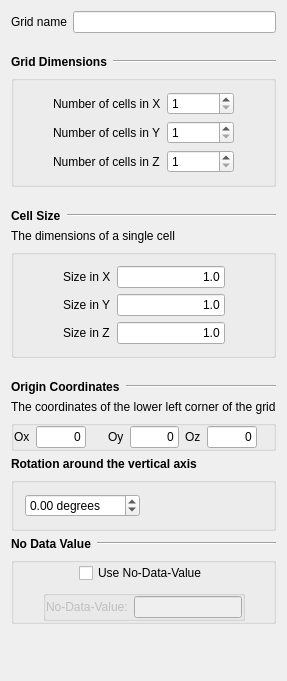
<?xml version="1.0" encoding="UTF-8"?>
<ui version="4.0">
 <class>CsvGridImport</class>
 <widget class="QWidget" name="CsvGridImport">
  <property name="geometry">
   <rect>
    <x>0</x>
    <y>0</y>
    <width>285</width>
    <height>681</height>
   </rect>
  </property>
  <property name="windowTitle">
   <string>Grid Characteristics</string>
  </property>
  <layout class="QVBoxLayout" name="verticalLayout">
   <item>
    <layout class="QHBoxLayout">
     <property name="spacing">
      <number>6</number>
     </property>
     <property name="margin">
      <number>0</number>
     </property>
     <item>
      <widget class="QLabel" name="TextLabel4_4">
       <property name="sizePolicy">
        <sizepolicy hsizetype="Fixed" vsizetype="Preferred">
         <horstretch>0</horstretch>
         <verstretch>0</verstretch>
        </sizepolicy>
       </property>
       <property name="text">
        <string>Grid name</string>
       </property>
       <property name="wordWrap">
        <bool>false</bool>
       </property>
      </widget>
     </item>
     <item>
      <widget class="QLineEdit" name="name_">
       <property name="toolTip">
        <string>name of new grid</string>
       </property>
      </widget>
     </item>
    </layout>
   </item>
   <item>
    <spacer name="Spacer6">
     <property name="orientation">
      <enum>Qt::Vertical</enum>
     </property>
     <property name="sizeType">
      <enum>QSizePolicy::Fixed</enum>
     </property>
     <property name="sizeHint" stdset="0">
      <size>
       <width>20</width>
       <height>16</height>
      </size>
     </property>
    </spacer>
   </item>
   <item>
    <layout class="QHBoxLayout">
     <property name="spacing">
      <number>6</number>
     </property>
     <property name="margin">
      <number>0</number>
     </property>
     <item>
      <widget class="QLabel" name="TextLabel1">
       <property name="sizePolicy">
        <sizepolicy hsizetype="Fixed" vsizetype="Fixed">
         <horstretch>0</horstretch>
         <verstretch>0</verstretch>
        </sizepolicy>
       </property>
       <property name="font">
        <font>
         <weight>75</weight>
         <bold>true</bold>
        </font>
       </property>
       <property name="text">
        <string>Grid Dimensions</string>
       </property>
       <property name="wordWrap">
        <bool>false</bool>
       </property>
      </widget>
     </item>
     <item>
      <widget class="Line" name="Line1">
       <property name="sizePolicy">
        <sizepolicy hsizetype="Expanding" vsizetype="Fixed">
         <horstretch>0</horstretch>
         <verstretch>0</verstretch>
        </sizepolicy>
       </property>
       <property name="frameShape">
        <enum>QFrame::HLine</enum>
       </property>
       <property name="frameShadow">
        <enum>QFrame::Sunken</enum>
       </property>
      </widget>
     </item>
    </layout>
   </item>
   <item>
    <widget class="QGroupBox" name="GroupBox1">
     <property name="maximumSize">
      <size>
       <width>32767</width>
       <height>120</height>
      </size>
     </property>
     <property name="title">
      <string/>
     </property>
     <layout class="QHBoxLayout">
      <property name="spacing">
       <number>6</number>
      </property>
      <property name="margin">
       <number>11</number>
      </property>
      <item>
       <spacer name="Spacer9">
        <property name="orientation">
         <enum>Qt::Horizontal</enum>
        </property>
        <property name="sizeType">
         <enum>QSizePolicy::Expanding</enum>
        </property>
        <property name="sizeHint" stdset="0">
         <size>
          <width>20</width>
          <height>20</height>
         </size>
        </property>
       </spacer>
      </item>
      <item>
       <layout class="QGridLayout">
        <property name="margin">
         <number>0</number>
        </property>
        <property name="spacing">
         <number>6</number>
        </property>
        <item row="0" column="0">
         <widget class="QLabel" name="TextLabel4">
          <property name="sizePolicy">
           <sizepolicy hsizetype="Fixed" vsizetype="Preferred">
            <horstretch>0</horstretch>
            <verstretch>0</verstretch>
           </sizepolicy>
          </property>
          <property name="text">
           <string>Number of cells in X</string>
          </property>
          <property name="wordWrap">
           <bool>false</bool>
          </property>
         </widget>
        </item>
        <item row="1" column="1">
         <widget class="QSpinBox" name="ny_">
          <property name="sizePolicy">
           <sizepolicy hsizetype="Maximum" vsizetype="Fixed">
            <horstretch>0</horstretch>
            <verstretch>0</verstretch>
           </sizepolicy>
          </property>
          <property name="maximumSize">
           <size>
            <width>80</width>
            <height>32767</height>
           </size>
          </property>
          <property name="minimum">
           <number>1</number>
          </property>
          <property name="maximum">
           <number>1000000000</number>
          </property>
         </widget>
        </item>
        <item row="2" column="1">
         <widget class="QSpinBox" name="nz_">
          <property name="sizePolicy">
           <sizepolicy hsizetype="Maximum" vsizetype="Fixed">
            <horstretch>0</horstretch>
            <verstretch>0</verstretch>
           </sizepolicy>
          </property>
          <property name="maximumSize">
           <size>
            <width>80</width>
            <height>32767</height>
           </size>
          </property>
          <property name="minimum">
           <number>1</number>
          </property>
          <property name="maximum">
           <number>1000000000</number>
          </property>
         </widget>
        </item>
        <item row="1" column="0">
         <widget class="QLabel" name="TextLabel4_2">
          <property name="sizePolicy">
           <sizepolicy hsizetype="Fixed" vsizetype="Preferred">
            <horstretch>0</horstretch>
            <verstretch>0</verstretch>
           </sizepolicy>
          </property>
          <property name="text">
           <string>Number of cells in Y</string>
          </property>
          <property name="wordWrap">
           <bool>false</bool>
          </property>
         </widget>
        </item>
        <item row="0" column="1">
         <widget class="QSpinBox" name="nx_">
          <property name="sizePolicy">
           <sizepolicy hsizetype="Maximum" vsizetype="Fixed">
            <horstretch>0</horstretch>
            <verstretch>0</verstretch>
           </sizepolicy>
          </property>
          <property name="maximumSize">
           <size>
            <width>80</width>
            <height>32767</height>
           </size>
          </property>
          <property name="minimum">
           <number>1</number>
          </property>
          <property name="maximum">
           <number>100000000</number>
          </property>
         </widget>
        </item>
        <item row="2" column="0">
         <widget class="QLabel" name="TextLabel4_3">
          <property name="sizePolicy">
           <sizepolicy hsizetype="Fixed" vsizetype="Preferred">
            <horstretch>0</horstretch>
            <verstretch>0</verstretch>
           </sizepolicy>
          </property>
          <property name="text">
           <string>Number of cells in Z</string>
          </property>
          <property name="wordWrap">
           <bool>false</bool>
          </property>
         </widget>
        </item>
       </layout>
      </item>
      <item>
       <spacer name="Spacer8">
        <property name="orientation">
         <enum>Qt::Horizontal</enum>
        </property>
        <property name="sizeType">
         <enum>QSizePolicy::Expanding</enum>
        </property>
        <property name="sizeHint" stdset="0">
         <size>
          <width>20</width>
          <height>20</height>
         </size>
        </property>
       </spacer>
      </item>
     </layout>
    </widget>
   </item>
   <item>
    <spacer name="Spacer14_2">
     <property name="orientation">
      <enum>Qt::Vertical</enum>
     </property>
     <property name="sizeType">
      <enum>QSizePolicy::Fixed</enum>
     </property>
     <property name="sizeHint" stdset="0">
      <size>
       <width>20</width>
       <height>16</height>
      </size>
     </property>
    </spacer>
   </item>
   <item>
    <layout class="QHBoxLayout">
     <property name="spacing">
      <number>6</number>
     </property>
     <property name="margin">
      <number>0</number>
     </property>
     <item>
      <widget class="QLabel" name="TextLabel1_2">
       <property name="sizePolicy">
        <sizepolicy hsizetype="Fixed" vsizetype="Fixed">
         <horstretch>0</horstretch>
         <verstretch>0</verstretch>
        </sizepolicy>
       </property>
       <property name="font">
        <font>
         <weight>75</weight>
         <bold>true</bold>
        </font>
       </property>
       <property name="text">
        <string>Cell Size</string>
       </property>
       <property name="wordWrap">
        <bool>false</bool>
       </property>
      </widget>
     </item>
     <item>
      <widget class="Line" name="Line1_2">
       <property name="sizePolicy">
        <sizepolicy hsizetype="Minimum" vsizetype="Fixed">
         <horstretch>0</horstretch>
         <verstretch>0</verstretch>
        </sizepolicy>
       </property>
       <property name="frameShape">
        <enum>QFrame::HLine</enum>
       </property>
       <property name="frameShadow">
        <enum>QFrame::Sunken</enum>
       </property>
      </widget>
     </item>
    </layout>
   </item>
   <item>
    <widget class="QLabel" name="TextLabel2_2">
     <property name="text">
      <string>The dimensions of a single cell</string>
     </property>
     <property name="wordWrap">
      <bool>false</bool>
     </property>
    </widget>
   </item>
   <item>
    <widget class="QGroupBox" name="GroupBox1_2">
     <property name="maximumSize">
      <size>
       <width>32767</width>
       <height>120</height>
      </size>
     </property>
     <property name="title">
      <string/>
     </property>
     <layout class="QHBoxLayout">
      <property name="spacing">
       <number>6</number>
      </property>
      <property name="margin">
       <number>11</number>
      </property>
      <item>
       <spacer name="Spacer9_2">
        <property name="orientation">
         <enum>Qt::Horizontal</enum>
        </property>
        <property name="sizeType">
         <enum>QSizePolicy::Expanding</enum>
        </property>
        <property name="sizeHint" stdset="0">
         <size>
          <width>20</width>
          <height>20</height>
         </size>
        </property>
       </spacer>
      </item>
      <item>
       <layout class="QGridLayout">
        <property name="margin">
         <number>0</number>
        </property>
        <property name="spacing">
         <number>6</number>
        </property>
        <item row="0" column="1">
         <widget class="QLineEdit" name="x_size_">
          <property name="text">
           <string>1.0</string>
          </property>
          <property name="alignment">
           <set>Qt::AlignRight</set>
          </property>
         </widget>
        </item>
        <item row="1" column="1">
         <widget class="QLineEdit" name="y_size_">
          <property name="text">
           <string>1.0</string>
          </property>
          <property name="alignment">
           <set>Qt::AlignRight</set>
          </property>
         </widget>
        </item>
        <item row="2" column="1">
         <widget class="QLineEdit" name="z_size_">
          <property name="text">
           <string>1.0</string>
          </property>
          <property name="alignment">
           <set>Qt::AlignRight</set>
          </property>
         </widget>
        </item>
        <item row="0" column="0">
         <widget class="QLabel" name="TextLabel4_5">
          <property name="sizePolicy">
           <sizepolicy hsizetype="Fixed" vsizetype="Preferred">
            <horstretch>0</horstretch>
            <verstretch>0</verstretch>
           </sizepolicy>
          </property>
          <property name="text">
           <string>Size in X</string>
          </property>
          <property name="wordWrap">
           <bool>false</bool>
          </property>
         </widget>
        </item>
        <item row="1" column="0">
         <widget class="QLabel" name="TextLabel4_2_2">
          <property name="sizePolicy">
           <sizepolicy hsizetype="Fixed" vsizetype="Preferred">
            <horstretch>0</horstretch>
            <verstretch>0</verstretch>
           </sizepolicy>
          </property>
          <property name="text">
           <string>Size in Y</string>
          </property>
          <property name="wordWrap">
           <bool>false</bool>
          </property>
         </widget>
        </item>
        <item row="2" column="0">
         <widget class="QLabel" name="TextLabel4_3_2">
          <property name="sizePolicy">
           <sizepolicy hsizetype="Fixed" vsizetype="Preferred">
            <horstretch>0</horstretch>
            <verstretch>0</verstretch>
           </sizepolicy>
          </property>
          <property name="text">
           <string>Size in Z</string>
          </property>
          <property name="wordWrap">
           <bool>false</bool>
          </property>
         </widget>
        </item>
       </layout>
      </item>
      <item>
       <spacer name="Spacer8_2">
        <property name="orientation">
         <enum>Qt::Horizontal</enum>
        </property>
        <property name="sizeType">
         <enum>QSizePolicy::Expanding</enum>
        </property>
        <property name="sizeHint" stdset="0">
         <size>
          <width>20</width>
          <height>20</height>
         </size>
        </property>
       </spacer>
      </item>
     </layout>
    </widget>
   </item>
   <item>
    <spacer name="Spacer14">
     <property name="orientation">
      <enum>Qt::Vertical</enum>
     </property>
     <property name="sizeType">
      <enum>QSizePolicy::Fixed</enum>
     </property>
     <property name="sizeHint" stdset="0">
      <size>
       <width>20</width>
       <height>16</height>
      </size>
     </property>
    </spacer>
   </item>
   <item>
    <layout class="QHBoxLayout">
     <property name="spacing">
      <number>6</number>
     </property>
     <property name="margin">
      <number>0</number>
     </property>
     <item>
      <widget class="QLabel" name="TextLabel1_2_2">
       <property name="sizePolicy">
        <sizepolicy hsizetype="Fixed" vsizetype="Fixed">
         <horstretch>0</horstretch>
         <verstretch>0</verstretch>
        </sizepolicy>
       </property>
       <property name="font">
        <font>
         <weight>75</weight>
         <bold>true</bold>
        </font>
       </property>
       <property name="text">
        <string>Origin Coordinates</string>
       </property>
       <property name="wordWrap">
        <bool>false</bool>
       </property>
      </widget>
     </item>
     <item>
      <widget class="Line" name="Line1_2_2">
       <property name="sizePolicy">
        <sizepolicy hsizetype="Minimum" vsizetype="Fixed">
         <horstretch>0</horstretch>
         <verstretch>0</verstretch>
        </sizepolicy>
       </property>
       <property name="frameShape">
        <enum>QFrame::HLine</enum>
       </property>
       <property name="frameShadow">
        <enum>QFrame::Sunken</enum>
       </property>
      </widget>
     </item>
    </layout>
   </item>
   <item>
    <widget class="QLabel" name="TextLabel2">
     <property name="text">
      <string>The coordinates of the lower left corner of the grid</string>
     </property>
     <property name="wordWrap">
      <bool>false</bool>
     </property>
    </widget>
   </item>
   <item>
    <widget class="QGroupBox" name="GroupBox1_2_2">
     <property name="maximumSize">
      <size>
       <width>32767</width>
       <height>120</height>
      </size>
     </property>
     <property name="title">
      <string/>
     </property>
     <layout class="QGridLayout">
      <property name="margin">
       <number>0</number>
      </property>
      <item row="0" column="1">
       <widget class="QLineEdit" name="xmn_">
        <property name="text">
         <string>0</string>
        </property>
        <property name="alignment">
         <set>Qt::AlignRight</set>
        </property>
       </widget>
      </item>
      <item row="0" column="2">
       <spacer name="Spacer10_2">
        <property name="orientation">
         <enum>Qt::Horizontal</enum>
        </property>
        <property name="sizeType">
         <enum>QSizePolicy::Fixed</enum>
        </property>
        <property name="sizeHint" stdset="0">
         <size>
          <width>16</width>
          <height>21</height>
         </size>
        </property>
       </spacer>
      </item>
      <item row="0" column="3">
       <widget class="QLabel" name="TextLabel4_5_2_2">
        <property name="sizePolicy">
         <sizepolicy hsizetype="Fixed" vsizetype="Preferred">
          <horstretch>0</horstretch>
          <verstretch>0</verstretch>
         </sizepolicy>
        </property>
        <property name="text">
         <string>Oy</string>
        </property>
        <property name="wordWrap">
         <bool>false</bool>
        </property>
       </widget>
      </item>
      <item row="0" column="4">
       <widget class="QLineEdit" name="ymn_">
        <property name="text">
         <string>0</string>
        </property>
        <property name="alignment">
         <set>Qt::AlignRight</set>
        </property>
       </widget>
      </item>
      <item row="0" column="5">
       <widget class="QLabel" name="TextLabel4_5_2_2_2">
        <property name="sizePolicy">
         <sizepolicy hsizetype="Fixed" vsizetype="Preferred">
          <horstretch>0</horstretch>
          <verstretch>0</verstretch>
         </sizepolicy>
        </property>
        <property name="text">
         <string>Oz</string>
        </property>
        <property name="wordWrap">
         <bool>false</bool>
        </property>
       </widget>
      </item>
      <item row="0" column="6">
       <widget class="QLineEdit" name="zmn_">
        <property name="text">
         <string>0</string>
        </property>
        <property name="alignment">
         <set>Qt::AlignRight</set>
        </property>
       </widget>
      </item>
      <item row="0" column="7">
       <spacer name="Spacer10_2_2">
        <property name="orientation">
         <enum>Qt::Horizontal</enum>
        </property>
        <property name="sizeType">
         <enum>QSizePolicy::Fixed</enum>
        </property>
        <property name="sizeHint" stdset="0">
         <size>
          <width>16</width>
          <height>20</height>
         </size>
        </property>
       </spacer>
      </item>
      <item row="0" column="0">
       <widget class="QLabel" name="TextLabel4_5_2">
        <property name="sizePolicy">
         <sizepolicy hsizetype="Fixed" vsizetype="Preferred">
          <horstretch>0</horstretch>
          <verstretch>0</verstretch>
         </sizepolicy>
        </property>
        <property name="text">
         <string>Ox</string>
        </property>
        <property name="wordWrap">
         <bool>false</bool>
        </property>
       </widget>
      </item>
     </layout>
    </widget>
   </item>
   <item>
    <widget class="QLabel" name="TextLabel1_2_3">
     <property name="sizePolicy">
      <sizepolicy hsizetype="Fixed" vsizetype="Fixed">
       <horstretch>0</horstretch>
       <verstretch>0</verstretch>
      </sizepolicy>
     </property>
     <property name="font">
      <font>
       <weight>75</weight>
       <bold>true</bold>
      </font>
     </property>
     <property name="text">
      <string>Rotation around the vertical axis</string>
     </property>
     <property name="wordWrap">
      <bool>false</bool>
     </property>
    </widget>
   </item>
   <item>
    <widget class="QGroupBox" name="groupBox">
     <property name="title">
      <string/>
     </property>
     <layout class="QHBoxLayout" name="horizontalLayout">
      <item>
       <spacer name="horizontalSpacer_2">
        <property name="orientation">
         <enum>Qt::Horizontal</enum>
        </property>
        <property name="sizeHint" stdset="0">
         <size>
          <width>44</width>
          <height>20</height>
         </size>
        </property>
       </spacer>
      </item>
      <item>
       <widget class="QDoubleSpinBox" name="rotation_z_angle_">
        <property name="suffix">
         <string> degrees</string>
        </property>
        <property name="minimum">
         <double>-180.000000000000000</double>
        </property>
        <property name="maximum">
         <double>180.000000000000000</double>
        </property>
       </widget>
      </item>
      <item>
       <spacer name="horizontalSpacer">
        <property name="orientation">
         <enum>Qt::Horizontal</enum>
        </property>
        <property name="sizeHint" stdset="0">
         <size>
          <width>168</width>
          <height>20</height>
         </size>
        </property>
       </spacer>
      </item>
     </layout>
    </widget>
   </item>
   <item>
    <layout class="QHBoxLayout">
     <property name="spacing">
      <number>6</number>
     </property>
     <property name="margin">
      <number>0</number>
     </property>
     <item>
      <widget class="QLabel" name="TextLabel1_2_2_2_2">
       <property name="sizePolicy">
        <sizepolicy hsizetype="Fixed" vsizetype="Fixed">
         <horstretch>0</horstretch>
         <verstretch>0</verstretch>
        </sizepolicy>
       </property>
       <property name="font">
        <font>
         <weight>75</weight>
         <bold>true</bold>
        </font>
       </property>
       <property name="text">
        <string>No Data Value</string>
       </property>
       <property name="wordWrap">
        <bool>false</bool>
       </property>
      </widget>
     </item>
     <item>
      <widget class="Line" name="Line1_2_2_2_2">
       <property name="sizePolicy">
        <sizepolicy hsizetype="Minimum" vsizetype="Fixed">
         <horstretch>0</horstretch>
         <verstretch>0</verstretch>
        </sizepolicy>
       </property>
       <property name="frameShape">
        <enum>QFrame::HLine</enum>
       </property>
       <property name="frameShadow">
        <enum>QFrame::Sunken</enum>
       </property>
      </widget>
     </item>
    </layout>
   </item>
   <item>
    <widget class="QGroupBox" name="groupBox5">
     <property name="title">
      <string/>
     </property>
     <layout class="QVBoxLayout">
      <property name="margin">
       <number>0</number>
      </property>
      <item>
       <layout class="QHBoxLayout">
        <property name="margin">
         <number>0</number>
        </property>
        <item>
         <spacer name="spacer24">
          <property name="orientation">
           <enum>Qt::Horizontal</enum>
          </property>
          <property name="sizeType">
           <enum>QSizePolicy::Expanding</enum>
          </property>
          <property name="sizeHint" stdset="0">
           <size>
            <width>31</width>
            <height>21</height>
           </size>
          </property>
         </spacer>
        </item>
        <item>
         <widget class="QCheckBox" name="use_no_data_value_">
          <property name="text">
           <string>Use No-Data-Value</string>
          </property>
         </widget>
        </item>
        <item>
         <spacer name="spacer25">
          <property name="orientation">
           <enum>Qt::Horizontal</enum>
          </property>
          <property name="sizeType">
           <enum>QSizePolicy::Expanding</enum>
          </property>
          <property name="sizeHint" stdset="0">
           <size>
            <width>31</width>
            <height>20</height>
           </size>
          </property>
         </spacer>
        </item>
       </layout>
      </item>
      <item>
       <layout class="QHBoxLayout">
        <property name="margin">
         <number>0</number>
        </property>
        <item>
         <spacer name="spacer23">
          <property name="orientation">
           <enum>Qt::Horizontal</enum>
          </property>
          <property name="sizeType">
           <enum>QSizePolicy::Expanding</enum>
          </property>
          <property name="sizeHint" stdset="0">
           <size>
            <width>22</width>
            <height>21</height>
           </size>
          </property>
         </spacer>
        </item>
        <item>
         <widget class="QGroupBox" name="NoDataValueBox">
          <property name="enabled">
           <bool>false</bool>
          </property>
          <property name="title">
           <string/>
          </property>
          <layout class="QHBoxLayout">
           <property name="margin">
            <number>0</number>
           </property>
           <item>
            <widget class="QLabel" name="textLabel1">
             <property name="text">
              <string>No-Data-Value:</string>
             </property>
             <property name="wordWrap">
              <bool>false</bool>
             </property>
            </widget>
           </item>
           <item>
            <widget class="QLineEdit" name="no_data_value_edit_"/>
           </item>
          </layout>
         </widget>
        </item>
        <item>
         <spacer name="spacer22">
          <property name="orientation">
           <enum>Qt::Horizontal</enum>
          </property>
          <property name="sizeType">
           <enum>QSizePolicy::Expanding</enum>
          </property>
          <property name="sizeHint" stdset="0">
           <size>
            <width>22</width>
            <height>21</height>
           </size>
          </property>
         </spacer>
        </item>
       </layout>
      </item>
     </layout>
    </widget>
   </item>
   <item>
    <spacer name="verticalSpacer">
     <property name="orientation">
      <enum>Qt::Vertical</enum>
     </property>
     <property name="sizeHint" stdset="0">
      <size>
       <width>20</width>
       <height>81</height>
      </size>
     </property>
    </spacer>
   </item>
  </layout>
 </widget>
 <layoutdefault spacing="6" margin="11"/>
 <pixmapfunction>qPixmapFromMimeSource</pixmapfunction>
 <tabstops>
  <tabstop>name_</tabstop>
  <tabstop>nx_</tabstop>
  <tabstop>ny_</tabstop>
  <tabstop>nz_</tabstop>
 </tabstops>
 <resources/>
 <connections>
  <connection>
   <sender>use_no_data_value_</sender>
   <signal>toggled(bool)</signal>
   <receiver>NoDataValueBox</receiver>
   <slot>setEnabled(bool)</slot>
   <hints>
    <hint type="sourcelabel">
     <x>20</x>
     <y>20</y>
    </hint>
    <hint type="destinationlabel">
     <x>20</x>
     <y>20</y>
    </hint>
   </hints>
  </connection>
 </connections>
</ui>
